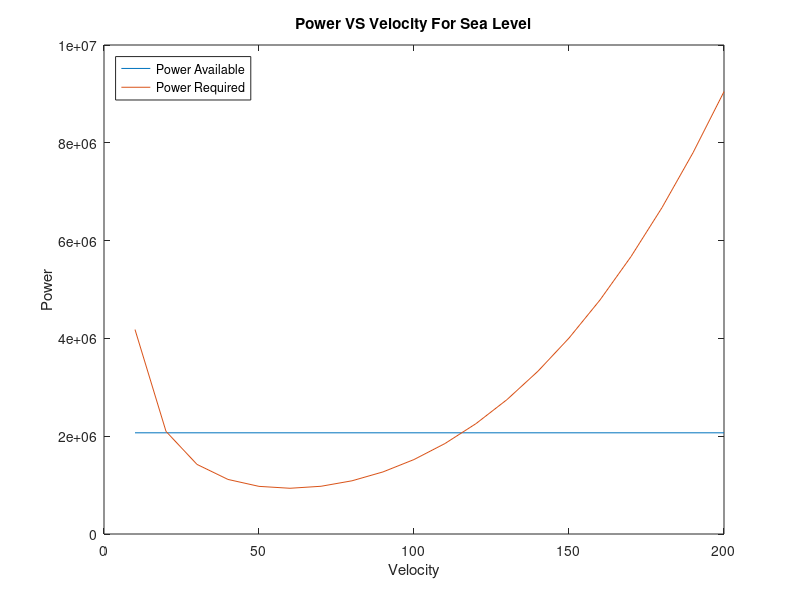
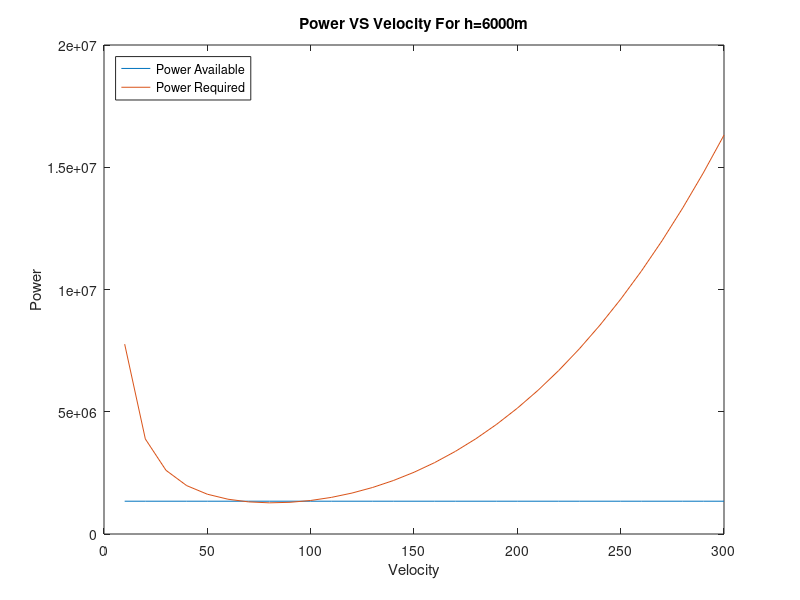

Recreate these plots in MATLAB, in order. (Note: this script raises an error after producing the figures.)
%% Ploting of Available Power And Required Power of Aircraft
clc
clear all
%% Variables
global P
global RO
global P2
global RO2
RO_ss=1.225;%density at sea level
T_ss=288.16;%temperature at sea level
R=287;%universall const of air
S=56.36;%area of the wings
e=-2.5*(pi/180);%angle fo engine
P_ss=0.75*2*1379544.76;%power of both engine in max cruise
g=9.81;%gravity const
W0=21000*g;%initial weight of air plane
a1=-6.5*10^(-3);%slope in Troposphere
CD0=0.032;%zero lift drag
k=0.034;%iduced drag coef.
%% Power VS Velocity at sea level
    V=(10:10:200);
    T=T_ss+a1*0;
    RO=RO_ss.*(T/T_ss).^(-g/(a1*R)-1);
    P=P_ss.*(RO/RO_ss).^0.7+0*V;
    P_Req=0.5*RO*V.^3*S*CD0+(k*W0^2)./(0.5*S*RO.*V);
    plot(V,P);
    hold on
    plot(V,P_Req);
    hold off
    title('Power VS Velocity For Sea Level')
    xlabel('Velocity');
    ylabel('Power');
    legend('Power Available','Power Required','Location','northwest')
%% Power VS velocity at h=6000m
    V=(10:10:300);
    T2=T_ss+a1*6000;
    RO2=RO_ss.*(T2/T_ss).^(-g/(a1*R)-1);
    P2=P_ss.*(RO2/RO_ss).^0.7+0*V;
    P_Req2=0.5*RO2*V.^3*S*CD0+(k*W0^2)./(0.5*S*RO2.*V);
    figure
    plot(V,P2);
    hold on
    plot(V,P_Req2);
    hold off
        title('Power VS Velocity For h=6000m')
        xlabel('Velocity');
        ylabel('Power');
        legend('Power Available','Power Required','Location','northwest')
      %% Find Minimum And Maximum Velocity At Sea Level
      syms V1
      P1=P_ss.*(RO/RO_ss).^0.7+0*V1;
      P_Req1=0.5*RO*V1^3*S*CD0+(k*W0^2)/(0.5*S*RO*V1);
      eq1=P1-P_Req1;
      V_EX1=solve(eq1,V1);
      V_MIN1=double(V_EX1(1)); %minimum of velocity at sea level
      V_MAX1=double(V_EX1(2)); %maximum of velocity at sea level
      display('Min & MAx Velocity At Sea Level:')
      display(V_MIN1)
      display(V_MAX1)
      %% Find Minimum And Maximum Velocity At h=6000
      syms V2
      P3=P_ss.*(RO2/RO_ss).^0.7+0*V2;
      P_Req3=0.5*RO2*V2^3*S*CD0+(k*W0^2)/(0.5*S*RO2*V2);
      eq2=P3-P_Req3;
      V_EX2=solve(eq2,V2);
      V_MIN2=double(V_EX2(1)); %minimum of velocity at h=6000
      V_MAX2=double(V_EX2(2)); %maximum of velocity at h=6000
      display('Min & MAx Velocity At h=6000m:')
      display(V_MIN2)
      display(V_MAX2)